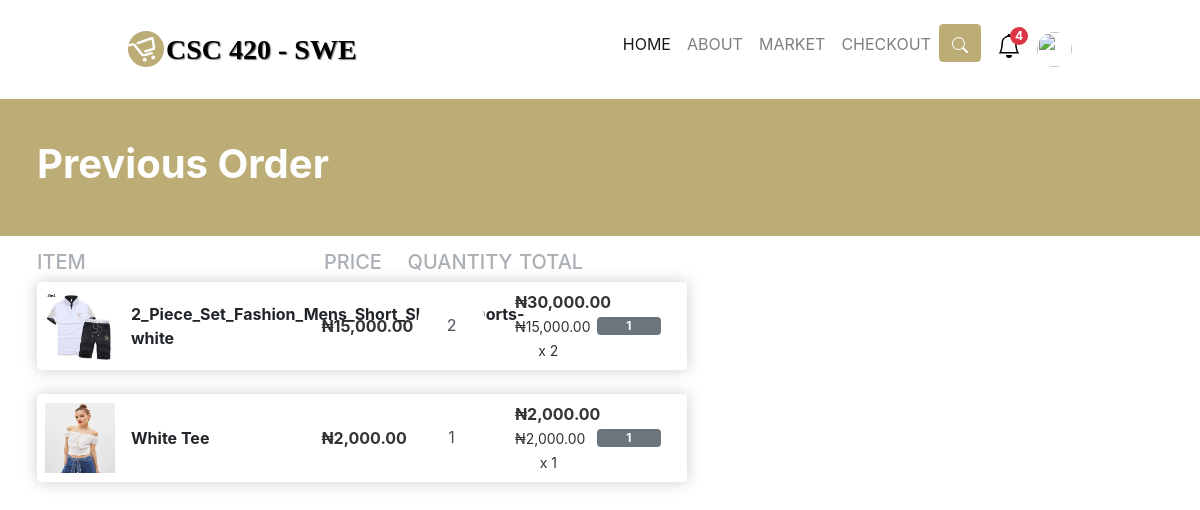
The page /user/order/ (signed in) on the database as committed earlier.
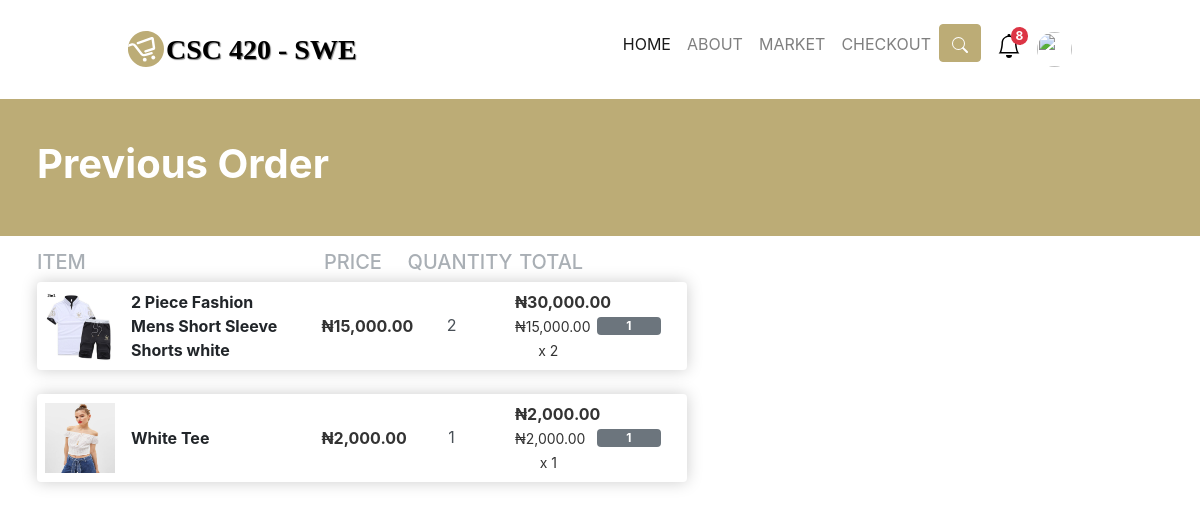
The same page on the database as committed later.
### products/models.py (models this page shows, shortened)
class Checkout(models.Model):
    user = models.ForeignKey(settings.AUTH_USER_MODEL, on_delete=models.CASCADE)
    product = models.ForeignKey(Product, on_delete=models.CASCADE)
    quantity = models.IntegerField(default=0)
    complete = models.BooleanField(default=False, null=True, blank=True)
    date_posted = models.DateTimeField(default=datetime.now)
    class Meta:
        ordering = ["-date_posted"]
    @property
    def get_total(self):
        total = self.product.price * self.quantity
        return total

class Product(models.Model):
    id = models.UUIDField(default=uuid.uuid4, unique=True, primary_key=True, editable=False)
    name = models.CharField(max_length=100)
    price = models.FloatField(default=0)
    description = models.TextField()
    category = models.ForeignKey(Category, on_delete=models.CASCADE)
    rating_count = models.FloatField(default=0)
    product_purchase = models.IntegerField(default=0)
    shipping_fee = models.FloatField(default=10)
    date_posted = models.DateTimeField(default=datetime.now)
    date_updated = models.DateTimeField(auto_now=True)
    delivery_period = models.IntegerField(default=0)
    class Meta:
        ordering = ["-date_posted"]

### users/views.py (the view)
# urls.py: path("user/order/", user_view.user_orders, name="user_orders"),
@login_required
def user_orders(request):
    check_out_list = Checkout.objects.filter(user=request.user, complete=False).order_by("-id")
    get_cart_total = sum([item.get_total for item in check_out_list])
    notification = Notification.objects.filter(user=request.user, is_seen=False).order_by("-id")[:10]
    notification_count = Notification.objects.filter(user=request.user, is_seen=False).count()
    if get_cart_total >= 30000:
        get_shipping_fee = 0
    else:
        get_shipping_fee = sum([item.product.shipping_fee for item in check_out_list])
    previous_orders = Order.objects.filter(user=request.user)
    context = {
        "check_out_list": check_out_list,
        "get_shipping_fee": get_shipping_fee,
        "get_cart_total": get_cart_total,
        "get_cart_items": total_cart_items(request),
        "notification": notification,
        "notification_count": notification_count,
        'orders': previous_orders,
        'items': previous_orders,
    }
    return render(request, 'users/previous_order.html', context)

### products/views.py (called while the page is built)
def total_cart_items(request):
    check_out_list = Checkout.objects.filter(user=request.user, complete=False)
    get_cart_items = sum([item.quantity for item in check_out_list])
    return get_cart_items

### users/templates/users/previous_order.html (shortened to what the changed rows need)
{% extends 'products/base.html' %}
{% load static %}
{% load humanize %}
{% load filtertags %}
{% block content %}
<div class="section">
    <div class="container py-5" style="height: 18vh;">
        <h1><b>Previous Order</b></h1>
    </div>
</div>
<div class="container mb-5">
    <div class="search-category">
        <div class="row">
            <div class="col-lg-9">
                <section>
                    {% for i in items %}
                    {% for item in i.order_item.all %}
                    <div class="box-element" style="background-color:#fff !important;">
                        <div class="cart">
                            <div class="cart-body">
                                <div class="cart-item">
                                    <div class="d-flex align-items-center text-left text-md-center row">
                                        <div class="col-12 col-md-5">
                                            <div class="d-flex align-items-center">
                                                <a href="#">
                                                    {% if item.product.productimage_set.all %}
                                                    {% for product_image in item.product.productimage_set.all %}
                                                    {% if forloop.first %}
                                                    <img height="70px" width="70px" src="{{ product_image.image.url }}"
                                                         alt=""
                                                         class="row-ima">
                                                    {% endif %}
                                                    {% endfor %}
                                                    {% else %}
                                                    <img height="70px" width="70px" src="{{ item.product.image.url }}"
                                                         alt=""
                                                         class="row-ima">{% endif %}
                                                </a>
                                                <div class="cart-title text-left"
                                                     style="overflow-wrap: break-word !important;">
                                                    <a class="text-dark link-animated"
                                                       style="overflow-wrap: break-word;"
                                                       href="#">
                                                        <strong style="overflow-wrap: break-word;">
                                                            {{ item.product.name }}
                                                        </strong>
                                                    </a>
                                                    <br>
                                                </div>
                                            </div>
                                        </div>
                                        <div class="mt-4 mt-md-0 col-12 col-md-7">
                                            <div class="align-items-center row">
                                                <div class="col-md-3">
                                                    <div class="row">
                                                        <b class="text-right text-md-center col-6 col-md-12">
                                                            ₦{{ item.product.price|floatformat:'2'|intcomma }}
                                                        </b>
                                                    </div>
                                                </div>
                                                <div class="col-md-3">
                                                    <div class="align-items-center row">
                                                        <div class="col-5 col-sm-3 col-md-12">
                                                            <div class="d-flex align-items-center">
                                                                <b class="text-center border-0 border-md input-items form-control">
                                                                    {{ item.quantity }}
                                                                </b>
                                                            </div>
                                                        </div>
                                                    </div>
                                                </div>
                                                <div class="col-md-3">
                                                    <div class="row">
                                                        <b class="text-right text-md-center col-6 col-md-12">
                                                            ₦{{ item.get_total|floatformat:'2'|intcomma }}
                                                            <br>
                                                            <small>₦{{ item.product.price|floatformat:'2'|intcomma }} x
                                                                {{ item.quantity }}</small>
                                                        </b>
                                                    </div>
                                                </div>
                                                {% if i.order_status == "Delivered" %}
                                                <div class="d-md-block d-none badge badge-success text-center col-2">
                                                    {{ i.order_status }}
                                                </div>
                                                {% else %}
                                                <div class="d-md-block d-none badge badge-secondary text-center col-2">
                                                    {{ i.order_status }}
                                                </div>
                                                {% endif %}
                                            </div>
                                        </div>
                                    </div>
                                </div>
                            </div>
                        </div>
                    </div>
                    <br>
                    {% endfor %}
                    {% endfor %}
                </section>
                <br>
                <br>
                <br>
            </div>
        </div>
    </div>
</div>
{% endblock %}

Rows that differ between the two databases and show on the page:
changed through a linked row, Checkout: product.name "2_Piece_Set_Fashion_Mens_Short_Sleeve_Shorts-white" → "2 Piece Fashion Mens Short Sleeve Shorts white"
Other text that changed with them:
{{ notification_count|add:get_cart_items|intword }}: "4" → "8"
